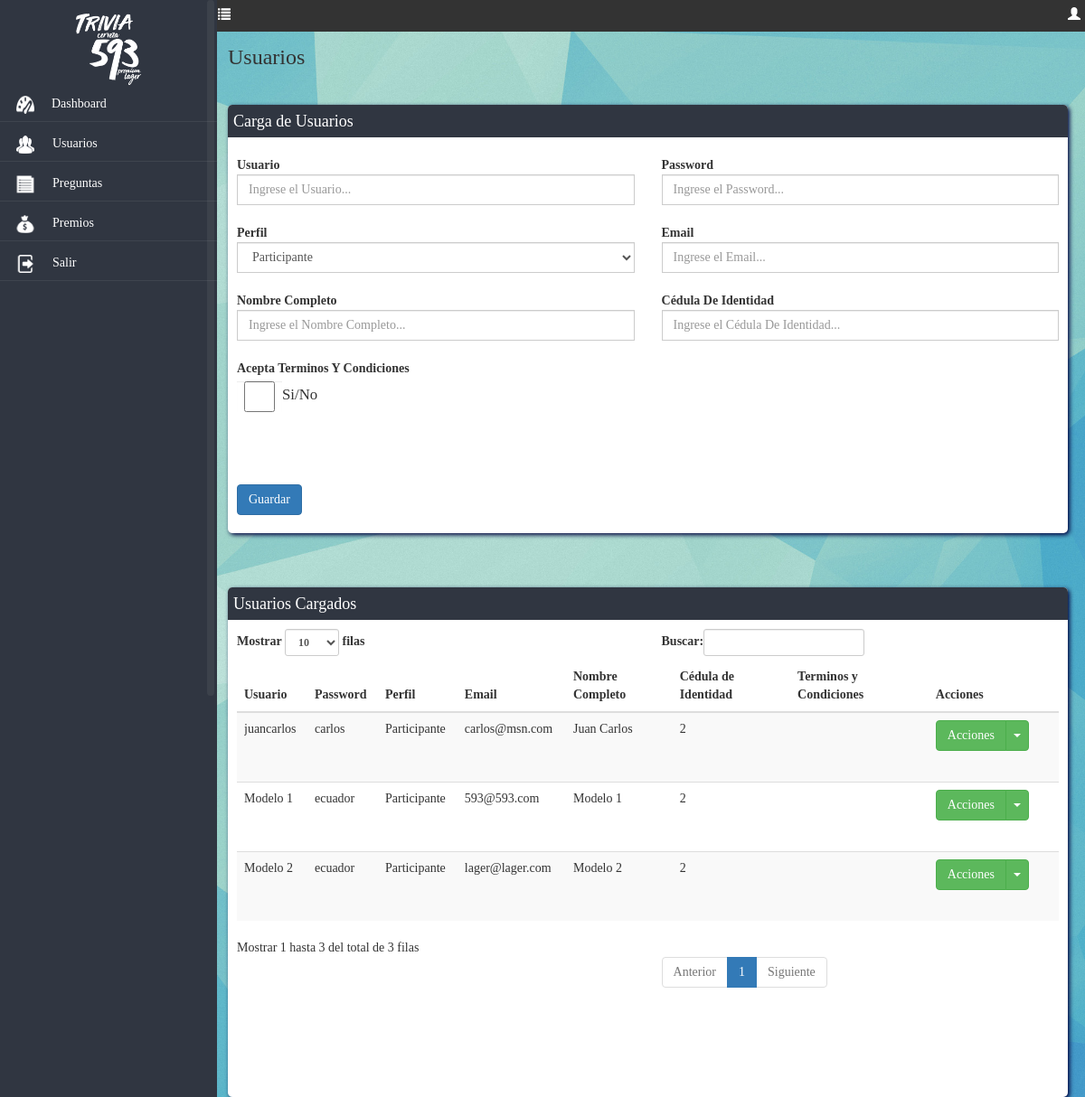
Page /dashboard/usuarios/index.php (signed in) on the committed database.
### tables this page shows
CREATE TABLE `predio_menu` (
  `idmenu` int(11) NOT NULL,
  `url` varchar(45) NOT NULL,
  `icono` varchar(45) DEFAULT NULL,
  `nombre` varchar(45) NOT NULL,
  `Orden` smallint(6) DEFAULT NULL,
  `hover` varchar(45) DEFAULT NULL,
  `permiso` varchar(50) DEFAULT NULL
);

CREATE TABLE `dbusuarios` (
  `idusuario` int(11) NOT NULL,
  `usuario` varchar(10) NOT NULL,
  `password` varchar(10) NOT NULL,
  `refroles` int(11) NOT NULL,
  `email` varchar(100) NOT NULL,
  `nombrecompleto` varchar(70) NOT NULL,
  `cedula` int(11) NOT NULL,
  `terminoscondiciones` bit(1) NOT NULL DEFAULT b'0'
);

CREATE TABLE `tbroles` (
  `idrol` int(11) NOT NULL,
  `descripcion` varchar(45) NOT NULL,
  `activo` bit(1) NOT NULL
);

### includes/appconfig.php (called while the page is built, shortened)
<?php
class appconfig {
function conexion() {
		$hostname = "localhost";
		$database = "tribia593";
		$username = "root";
		$password = "";
		$conexion = array("hostname" => $hostname,
						  "database" => $database,
						  "username" => $username,
						  "password" => $password);
		return $conexion;
}
}
?>

### includes/funcionesUsuarios.php (called while the page is built, shortened)
<?php
class ServiciosUsuarios {
function traerRolesSimple() {
	$sql = "select * from tbroles where idrol <> 1";
	$res = $this->query($sql,0);
	if ($res == false) {
		return 'Error al traer datos';
	} else {
		return $res;
	}
}
function traerUsuariosSimple() {
	$sql = "select u.idusuario,u.usuario, u.password, r.descripcion, u.email , u.nombrecompleto, u.refroles
			from dbusuarios u
			inner join tbroles r on u.refroles = r.idrol
			where r.idrol <> 1
			order by nombrecompleto";
	$res = $this->query($sql,0);
	if ($res == false) {
		return 'Error al traer datos';
	} else {
		return $res;
	}
}
function query($sql,$accion) {
		require_once 'appconfig.php';
		$appconfig	= new appconfig();
		$datos		= $appconfig->conexion();
		$hostname	= $datos['hostname'];
		$username	= $datos['username'];
		$password	= $datos['password'];
		$conex = mysql_connect($hostname,$username,$password) or die ("no se puede conectar".mysql_error());
		        $error = 0;
		$result=mysql_query($sql,$conex);
		if($error==1){
			mysql_query("ROLLBACK");
			return false;
		}
		 else{
			return $result;
		}
	}
}
?>

### includes/funciones.php (the view, shortened to what this page needs)
<?php
class Servicios {
	function devolverSelectBox($datos, $ar, $delimitador) {
		$cad		= '';
		while ($rowTT = mysql_fetch_array($datos)) {
			$contenido	= '';
			foreach ($ar as $i) {
				$contenido .= $rowTT[$i].$delimitador;
			}
			$cad .= '<option value="'.$rowTT[0].'">'.utf8_encode(substr($contenido,0,strlen($contenido)-strlen($delimitador))).'</option>';
		}
		return $cad;
	}
	function camposTablaView($cabeceras,$datos,$cantidad) {
		$cadView = '';
		$cadRows = '';
		$classModNuevo = 'dejar asi';
		switch ($cantidad) {
			default:
				$classMod = 'varmodificar';
				$classEli = 'varborrar';
				$idresultados = "resultados";
		}
		while ($row = mysql_fetch_array($datos)) {
			$cadsubRows = '';
			$cadRows = $cadRows.'
					<tr class="'.$row[0].'">
                        	';
			for ($i=1;$i<=$cantidad;$i++) {
				$cadsubRows = $cadsubRows.'<td><div style="height:60px;overflow:auto;">'.$row[$i].'</div></td>';
			}
			if ($classMod != '') {
				$cadRows = $cadRows.'
								'.$cadsubRows.'
								<td>
									<div class="btn-group">
										<button class="btn btn-success" type="button">Acciones</button>
										<button class="btn btn-success dropdown-toggle" data-toggle="dropdown" type="button">
										<span class="caret"></span>
										<span class="sr-only">Toggle Dropdown</span>
										</button>
										<ul class="dropdown-menu" role="menu">';
				if ($classModNuevo != '') {
					$cadRows = $cadRows.'	<li>
											<a href="javascript:void(0)" class="'.$classMod.'" id="'.$row[0].'"><span class="glyphicon glyphicon-pencil"></span> Modificar</a>
											</li>';
				}
				$cadRows = $cadRows.'		<li>
											<a href="javascript:void(0)" class="'.$classEli.'" id="'.$row[0].'"><span class="glyphicon glyphicon-remove"></span> Borrar</a>
											</li>
										</ul>
									</div>
								</td>
							</tr>
				';
			}
		}
		$cadView = $cadView.'
			<table class="table table-striped table-responsive" id="example">
            	<thead>
                	<tr>
                    	'.$cabeceras.'
                        <th>Acciones</th>
                    </tr>
                </thead>
                <tbody id="'.$idresultados.'">
                	'.($cadRows).'
                </tbody>
            </table>
			<div style="margin-bottom:85px; margin-right:60px;"></div>
		';
		return $cadView;
	}
	function camposTabla($accion,$tabla,$lblcambio,$lblreemplazo,$refdescripcion,$refCampo) {
		$sql	=	"show columns from ".$tabla;
		$res 	=	$this->query($sql,0);
		$ocultar = array("fechacrea","fechamodi","usuacrea","usuamodi");
		$geoposicionamiento = array("latitud","longitud");
		$camposEscondido = "";
		if ($res == false) {
			return 'Error al traer datos';
		} else {
			$form	=	'';
			while ($row = mysql_fetch_array($res)) {
				$label = $row[0];
				$i = 0;
				foreach ($lblcambio as $cambio) {
					if ($row[0] == $cambio) {
						$label = $lblreemplazo[$i];
						$i = 0;
						break;
					} else {
						$label = $row[0];
					}
					$i = $i + 1;
				}
				if (in_array($row[0],$ocultar)) {
					$lblOculta = "none";
				} else {
					$lblOculta = "block";
				}
				if ($row[3] != 'PRI') {
					if (strpos($row[1],"decimal") !== false) {
						if (in_array($row[0],$geoposicionamiento)) {
							$form	=	$form.'
							<div class="form-group col-md-6" style="display:'.$lblOculta.'">
								<label for="'.$label.'" class="control-label" style="text-align:left">'.ucwords($label).'</label>
								<div class="input-group col-md-12">
									<span class="input-group-addon"><span class="glyphicon glyphicon-map-marker"></span></span>
									<input type="text" class="form-control" id="'.strtolower($row[0]).'" name="'.strtolower($row[0]).'" value="0" required>
								</div>
							</div>
							';
						} else {
							$form	=	$form.'
							<div class="form-group col-md-6" style="display:'.$lblOculta.'">
								<label for="'.$label.'" class="control-label" style="text-align:left">'.ucwords($label).'</label>
								<div class="input-group col-md-12">
									<span class="input-group-addon">$</span>
									<input type="text" class="form-control" id="'.strtolower($row[0]).'" name="'.strtolower($row[0]).'" value="0" required>
									<span class="input-group-addon">.00</span>
								</div>
							</div>
							';
						}
					} else {
						if ( in_array($row[0],$refCampo) ) {
							$campo = strtolower($row[0]);
							$option = $refdescripcion[array_search($row[0], $refCampo)];
							$autocompletar = array("refclientevehiculos","refordenes");
							if (in_array($campo,$autocompletar)) {
								$form	=	$form.'
								<div class="form-group col-md-6" style="display:'.$lblOculta.'">
									<label for="'.$campo.'" class="control-label" style="text-align:left">'.$label.'</label>
									<div class="input-group col-md-12">
										<select data-placeholder="selecione el '.$label.'..." id="'.strtolower($campo).'" name="'.strtolower($campo).'" class="chosen-select" tabindex="2">
            								<option value=""></option>
											';
								$form	=	$form.$option;
								$form	=	$form.'		</select>
									</div>
								</div>
								';
							} else {
								$form	=	$form.'
								<div class="form-group col-md-6" style="display:'.$lblOculta.'">
									<label for="'.$campo.'" class="control-label" style="text-align:left">'.$label.'</label>
									<div class="input-group col-md-12">
										<select class="form-control" id="'.strtolower($campo).'" name="'.strtolower($campo).'">
											';
								$form	=	$form.$option;
								$form	=	$form.'		</select>
									</div>
								</div>
								';
							}
						} else {
							if (strpos($row[1],"bit") !== false) {
								$label = ucwords($label);
								$campo = strtolower($row[0]);
								$form	=	$form.'
								<div class="form-group col-md-6" style="display:'.$lblOculta.'">
									<label for="'.$campo.'" class="control-label" style="text-align:left">'.$label.'</label>
									<div class="input-group col-md-12 fontcheck">
										<input type="checkbox" class="form-control" id="'.$campo.'" name="'.$campo.'" style="width:50px;" required> <p>Si/No</p>
									</div>
								</div>
								';
							} else {
								if (strpos($row[1],"date") !== false) {
									$label = ucwords($label);
									$campo = strtolower($row[0]);
									if (($row[0] == "fechaingreso") || ($row[0] == "horaentrada") || ($row[0] == "horasalida") || ($row[0] == "fechanacimiento")){
										$form	=	$form.'
										<div class="form-group col-md-6">
											<label for="'.$campo.'" class="control-label" style="text-align:left">'.$label.'</label>
											<div class="input-group col-md-6">
												<input class="form-control" type="text" value="" name="'.$campo.'" id="'.$campo.'"/>
											</div>
										</div>
										';
									} else {
										$form	=	$form.'
										<div class="form-group col-md-6" style="display:'.$lblOculta.'">
											<label for="'.$campo.'" class="control-label" style="text-align:left">'.$label.'</label>
											<div class="input-group date form_date col-md-6" data-date="" data-date-format="dd MM yyyy" data-link-field="'.$campo.'" data-link-format="yyyy-mm-dd">
												<input class="form-control" size="50" type="text" value="" readonly>
												<span class="input-group-addon"><span class="glyphicon glyphicon-calendar"></span></span>
											</div>
											<input type="hidden" name="'.$campo.'" id="'.$campo.'" value="" />
										</div>
										';
									}
								} else {
									if (strpos($row[1],"time") !== false) {
										$label = ucwords($label);
										$campo = strtolower($row[0]);
										$form	=	$form.'
										<div class="form-group col-md-6" style="display:'.$lblOculta.'">
											<label for="'.$campo.'" class="control-label" style="text-align:left">'.$label.'</label>
											<div class="input-group bootstrap-timepicker col-md-6">
												<input id="timepicker2" name="'.$campo.'" class="form-control">
												<span class="input-group-addon">
<span class="glyphicon glyphicon-time"></span>
</span>
											</div>
										</div>
										';
									} else {
										if ($row[1] == 'MEDIUMTEXT') {
											$label = ucwords($label);
											$campo = strtolower($row[0]);
											$form	=	$form.'
											<div class="form-group col-md-12" style="display:'.$lblOculta.'">
												<label for="'.$campo.'" class="control-label" style="text-align:left">'.$label.'</label>
												<div class="input-group col-md-12">
													<textarea name="'.$campo.'" id="'.$campo.'" rows="200" cols="160">
														Ingrese la noticia.
													</textarea>
												</div>
											</div>
											';
										} else {
											if ((integer)(str_replace('varchar(','',$row[1])) > 200) {
												$label = ucwords($label);
												$campo = strtolower($row[0]);
												$form	=	$form.'
												<div class="form-group col-md-6" style="display:'.$lblOculta.'">
													<label for="'.$campo.'" class="control-label" style="text-align:left">'.$label.'</label>
													<div class="input-group col-md-12">
														<textarea type="text" rows="10" cols="6" class="form-control" id="'.$campo.'" name="'.$campo.'" placeholder="Ingrese el '.$label.'..." required></textarea>
													</div>
												</div>
												';
												} else {
												$label = ucwords($label);
												$campo = strtolower($row[0]);
												$form	=	$form.'
												<div class="form-group col-md-6" style="display:'.$lblOculta.'">
													<label for="'.$campo.'" class="control-label" style="text-align:left">'.$label.'</label>
													<div class="input-group col-md-12">
														<input type="text" class="form-control" id="'.$campo.'" name="'.$campo.'" placeholder="Ingrese el '.$label.'..." required>
													</div>
												</div>
												';
											}
										}
									}
								}
							}
						}
					}
				} else {
					$camposEscondido = $camposEscondido.'<input type="hidden" id="accion" name="accion" value="'.$accion.'"/>';
				}
			}
			$formulario = $form."<br><br>".$camposEscondido;
			return $formulario;
		}
	}
	function query($sql,$accion) {
		require_once 'appconfig.php';
		$appconfig	= new appconfig();
		$datos		= $appconfig->conexion();
		$hostname	= $datos['hostname'];
		$database	= $datos['database'];
		$username	= $datos['username'];
		$password	= $datos['password'];
		$conex = mysql_connect($hostname,$username,$password) or die ("no se puede conectar".mysql_error());
		        $error = 0;
		$result=mysql_query($sql,$conex);
		if($error==1){
			mysql_query("ROLLBACK");
			return false;
		}
		 else{
			return $result;
		}
	}
	}
?>

### includes/funcionesHTML.php (shortened to what this page needs)
<?php
class ServiciosHTML {
function menu($usuario,$titulo,$rol,$empresa) {
	$sql = "select idmenu,url,icono, nombre, permiso from predio_menu where permiso like '%".$rol."%' order by orden";
	$res = $this->query($sql,0);
	$cadmenu = "";
	$cadhover= "";
	$js = "<script>
		$(document).ready(function(){
			$('#colapsarMenu').click(function() {
			if ($('#colapsarMenu').attr('class') == 'glyphicon glyphicon-list') {
			$('#content').css( { marginLeft : '1%' } );
			$('#navigation').hide();
			$('#colapsarMenu').removeClass('glyphicon glyphicon-list');
			$('#colapsarMenu').addClass('glyphicon glyphicon-align-justify');
			} else {
			$('#content').css( { marginLeft : '21%' } );
			$('#navigation').show();
			$('#colapsarMenu').removeClass('glyphicon glyphicon-align-justify');
			$('#colapsarMenu').addClass('glyphicon glyphicon-list');
			}
			});
		});
		</script>";
	$cant = 1;
	while ($row = mysql_fetch_array($res)) {
		if ($titulo == $row['nombre']) {
			$row['url'] = "index.php";
		}
		if (strpos($row['permiso'],$rol) !== false) {
			if ($row['idmenu'] == 1) {
				$cadmenu = $cadmenu.'<li class="arriba"><div class="'.$row['icono'].'"></div><a href="'.$row['url'].'">'.$row['nombre'].'</a></li>';
				$cadhover = $cadhover.' <li class="arriba">
											<div class="'.$row['icono'].'2" id="tooltip'.$cant.'"></div>
											<div class="tooltip-dash">'.$row['nombre'].'</div>
										</li>';
			} else {
				$cadmenu = $cadmenu.'<li><div class="'.$row['icono'].'"></div><a href="'.$row['url'].'">'.$row['nombre'].'</a></li>';
				$cadhover = $cadhover.'  <li>
											<div class="'.$row['icono'].'2" id="tooltip'.$cant.'"></div>
											<div class="tooltip-con">'.$row['nombre'].'</div>
										</li>';
			}
		}
		$cant+=1;
	}
	$menu = '
		<div style="background-color:#333; position:absolute; top:0;left:0; height:35px; width:100%; color:#FFF; padding-top:7px;" align="right">
			<ul class="list-inline">
				<li class="navbar-left" style="margin-left:20%;"><span class="glyphicon glyphicon-list" id="colapsarMenu" style="cursor:pointer;"> </span></li>
				<li><span class="glyphicon glyphicon-user"></span> '.$usuario.'</li>
			</ul>
		</div>
		<div style="height:30px;">
		</div>
		<div id="navigation" >
			<div align="center">
			<img src="../imagenes/dash_logo.png"/ style="padding-bottom:5%;" width="30%">
			</div>
				<nav class="nav">
					<ul>
						'.utf8_encode($cadmenu).'
					</ul>
				</nav>
			 </div>
		</div>'.$js;
	return $menu;
}
function query($sql,$accion) {
		require_once 'appconfig.php';
		$appconfig	= new appconfig();
		$datos		= $appconfig->conexion();
		$hostname	= $datos['hostname'];
		$database	= $datos['database'];
		$username	= $datos['username'];
		$password	= $datos['password'];
		$conex = mysql_connect($hostname,$username,$password) or die ("no se puede conectar".mysql_error());
		$result = mysql_query($sql,$conex);
		return $result;
	}
}
?>

### rows in the picture
predio_menu: nombre "Dashboard"
predio_menu: nombre "Usuarios"
predio_menu: nombre "Preguntas"
predio_menu: nombre "Premios"
predio_menu: nombre "Salir"
dbusuarios: usuario "juancarlos carlos carlos@msn.com Juan Carlos 2"
tbroles: descripcion "Participante Participante Participante"
dbusuarios: usuario "Modelo 1 ecuador 593@593.com Modelo 1 2"
dbusuarios: usuario "Modelo 2 ecuador lager@lager.com Modelo 2 2"

### other values in the picture
$label "Usuario Password Email Nombre Completo Cédula De Identidad"
$label "Perfil"
$label "Acepta Terminos Y Condiciones"
form field refroles "Participante"
